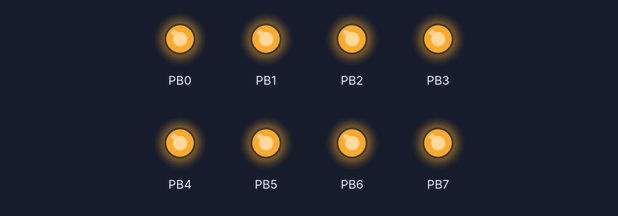
A program run on a simulated ATmega8535, built with avr-gcc and emulated at 4 MHz. Parts: output pins drawn as LEDs (lit = HIGH).

Above: at 0.1 s.
Timing chart, 0 to 1.6 s (numbered marks = the images above):
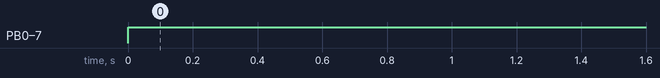

The program:

main.c
```c
// (licence header left out)
#include <avr/io.h>
#include <avr/interrupt.h>
#include <avr/wdt.h>
#include <avr/pgmspace.h>
#include <util/delay.h>

#include <string.h>
#include <stdbool.h>

#define C2_SoundOn() TCCR2 |= (1<<CS22)|(1<<CS20) /* enable timer */
#define C2_SoundOff() TCCR2 &= ~((1<<CS22)|(1<<CS20)) /* disable timer */
#define C2_SetFreq(f) OCR2 = (f)

#define C1_SoundOn() TCCR1B |= (1<<CS12) /* enable timer */
#define C1_SoundOff() TCCR1B &= ~(1<<CS12) /* disable timer */
#define C1_SetFreq(f) OCR1A = (f)

typedef enum {
	S, // silence
	N, // normal
	A, // arpeggio
	V, // vibrato
	T, // tremolo
} FX;

// A note is made of frequency, duration, and a boolean indicating if it is
// silence or a real note. Things that should be changed here :
//  * Have a note value instead of an hardcoded frequency,and have an octave
//  * Allow for effects (arpegio, vibrato for example)
typedef struct {
	unsigned char n; // note
	unsigned char d; // length
	FX f;			 // FX
	unsigned char p; // params
} C2_Note;

// Mapping of notes to OCR2 values for timer 2.
static const char Note2Reg[] = {
	0xEC,
	0xE0,
	0xD1,
	0xC4,
	0xB8,
	0xAF,
	0xA6,
	0x9F,
	0x97,
	0x8D,
	0x84,
	0x7E,

	0x76,
	0x6F,
	0x6A,
	0x64,
	0x5E,
	0x58,
	0x53,
	0x4F,
	0x4A,
	0x45,
	0x42,
	0x3F,

	0x3B, // C
	0x37, // C#
	0x34, // D
	0x32, // D#
	0x2F, // E
	0x2C, // F
	0x29, // F#
	0x27, // G
	0x25, // G#
	0x23, // A
	0x21, // A#
	0x1F, // B

	0x1D, // C
	0x1B, // C#
	0x1A, // D
	0x18, // D#
	0x17, // E
	0x16, // F
	0x14, // F#
	0x13, // G
	0x12, // G#
	0x11, // A
	0x10, // A#
	0xF  // B
	//0xE,  // C
	//0xD   // C#
};

#define C(n) 12*n
#define Cs(n) C(n)+1
#define D(n) C(n)+2
#define Ds(n) C(n)+3
#define E(n) C(n)+4
#define F(n) C(n)+5
#define Fs(n) C(n)+6
#define G(n) C(n)+7
#define Gs(n) C(n)+8
#define A(n) C(n)+9
#define As(n) C(n)+10
#define B(n) C(n)+11

// Song data. A list of notes. Looped.
/*
static const C2_Note song[] = {
	{ G(2),  10, N, 0x00 },
	{ 0,      1, S, 0x00 },
	{ G(2),  10, N, 0x00 },
	{ 0,      1, S, 0x00 },
	{ G(2),  10, N, 0x00 },
	{ 0,      1, S, 0x00 },
	{ Ds(2),  7, N, 0x00 },
	{ As(2),  4, N, 0x00 },
	{ G(2),  10, N, 0x00 },
	{ 0,      1, S, 0x00 },
	{ Ds(2),  7, N, 0x00 },
	{ As(2),  4, N, 0x00 },
	{ G(2),  10, N, 0x00 },
	{ 0,      7, S, 0x00 },

	{ D(3),  10, N, 0x00 },
	{ 0,      1, S, 0x00 },
	{ D(3),  10, N, 0x00 },
	{ 0,      1, S, 0x00 },
	{ D(3),  10, N, 0x00 },
	{ 0,      1, S, 0x00 },
	{ Ds(3),  7, N, 0x00 },
	{ As(2),  4, N, 0x00 },
	{ Fs(2), 10, N, 0x00 },
	{ 0,      1, S, 0x00 },
	{ Ds(2),  7, N, 0x00 },
	{ As(2),  4, N, 0x00 },
	{ G(2),  10, N, 0x00 },
	{ 0,      7, S, 0x00 },

	{ G(3),  10, N, 0x00 },
	{ 0,      1, S, 0x00 },
	{ G(3),  10, N, 0x00 },
	{ 0,      1, S, 0x00 },
	{ G(3),  10, N, 0x00 },
	{ 0,      1, S, 0x00 },
	{ G(3),   6, N, 0x00 },
	{ 0,      1, S, 0x00 },
	{ Fs(3),  2, N, 0x00 },
	{ F(3),   2, N, 0x00 },
	{ E(3),   3, N, 0x00 },
	{ Ds(3),  7, N, 0x00 },
	{ 0,      1, S, 0x00 },
	{ E(2),   4, N, 0x00 },
	{ Gs(2), 10, N, 0x00 },
	{ 0,      4, S, 0x00 },

	{ Cs(3),  4, N, 0x00 },
	{ C(3),   4, N, 0x00 },
	{ B(2),   4, N, 0x00 },
	{ As(2),  4, N, 0x00 },
	{ A(2),   4, N, 0x00 },


	{ 0,     40, S, 0x00 },
	{0,0,0} // Song end marker - zero-length note
};
*/

static const C2_Note song[] PROGMEM = {
	{ E(3),   8, N, 0x00 },
	{ B(2),   4, N, 0x00 },
	{ C(3),   4, N, 0x00 },
	{ D(3),   4, N, 0x00 },
	{ 0   ,   4, S, 0x00 },
	{ C(3),   4, N, 0x00 },
	{ B(2),   4, N, 0x00 },
	{ A(2),   4, N, 0x00 },
	{ 0   ,   4, S, 0x00 },
	{ A(2),   4, N, 0x00 },
	{ C(3),   4, N, 0x00 },
	{ E(3),   4, N, 0x00 },
	{ 0   ,   4, S, 0x00 },
	{ D(3),   4, N, 0x00 },
	{ C(3),   4, N, 0x00 },
	{ B(2),   4, N, 0x00 },
	{ 0   ,   8, S, 0x00 },
	{ C(3),   4, N, 0x00 },
	{ D(3),   8, N, 0x00 },
	{ E(3),   8, N, 0x00 },
	{ C(3),   8, N, 0x00 },
	{ A(2),   7, N, 0x00 },
	{ 0   ,   1, S, 0x00 },
	{ A(2),   8, N, 0x00 },
	{ 0   ,   8, S, 0x00 },

	{ D(3),  12, N, 0x00 },
	{ F(3),   4, N, 0x00 },
	{ A(3),   8, N, 0x00 },
	{ G(3),   4, N, 0x00 },
	{ F(3),   4, N, 0x00 },
	{ E(3),   8, N, 0x00 },
	{ 0   ,   4, S, 0x00 },
	{ C(3),   4, N, 0x00 },
	{ E(3),   8, N, 0x00 },
	{ D(3),   4, N, 0x00 },
	{ C(3),   4, N, 0x00 },
	{ B(2),   4, N, 0x00 },
	{ 0   ,   8, S, 0x00 },
	{ C(3),   4, N, 0x00 },
	{ D(3),   8, N, 0x00 },
	{ E(3),   8, N, 0x00 },
	{ C(3),   8, N, 0x00 },
	{ A(2),   7, N, 0x00 },
	{ 0   ,   1, S, 0x00 },
	{ A(2),   8, N, 0x00 },
	{ 0   ,   8, S, 0x00 },

/*
	{ E(3),   8, N, 0x00 },
	{ B(2),   4, N, 0x00 },
	{ C(3),   4, N, 0x00 },
	{ D(3),   4, N, 0x00 },
	{ 0   ,   4, S, 0x00 },
	{ C(3),   4, N, 0x00 },
	{ B(2),   4, N, 0x00 },
	{ A(2),   4, N, 0x00 },
	{ 0   ,   4, S, 0x00 },
	{ A(2),   4, N, 0x00 },
	{ C(3),   4, N, 0x00 },
	{ E(3),   4, N, 0x00 },
	{ 0   ,   4, S, 0x00 },
	{ D(3),   4, N, 0x00 },
	{ C(3),   4, N, 0x00 },
	{ B(2),   4, N, 0x00 },
	{ 0   ,   8, S, 0x00 },
	{ C(3),   4, N, 0x00 },
	{ D(3),   8, N, 0x00 },
	{ E(3),   8, N, 0x00 },
	{ C(3),   8, N, 0x00 },
	{ A(2),   7, N, 0x00 },
	{ 0   ,   1, S, 0x00 },
	{ A(2),   8, N, 0x00 },
	{ 0   ,   8, S, 0x00 },

	{ D(3),  12, N, 0x00 },
	{ F(3),   4, N, 0x00 },
	{ A(3),   8, N, 0x00 },
	{ G(3),   4, N, 0x00 },
	{ F(3),   4, N, 0x00 },
	{ E(3),   8, N, 0x00 },
	{ 0   ,   4, S, 0x00 },
	{ C(3),   4, N, 0x00 },
	{ E(3),   8, N, 0x00 },
	{ D(3),   4, N, 0x00 },
	{ C(3),   4, N, 0x00 },
	{ B(2),   4, N, 0x00 },
	{ 0   ,   8, S, 0x00 },
	{ C(3),   4, N, 0x00 },
	{ D(3),   8, N, 0x00 },
	{ E(3),   8, N, 0x00 },
	{ C(3),   8, N, 0x00 },
	{ A(2),   7, N, 0x00 },
	{ 0   ,   1, S, 0x00 },
	{ A(2),   8, N, 0x00 },
	{ 0   ,   8, S, 0x00 },
*/
	{ E(3),  16, N, 0x00 },
	{ C(3),  16, N, 0x00 },
	{ D(3),  16, N, 0x00 },
	{ B(2),  16, N, 0x00 },
	{ C(3),  16, N, 0x00 },
	{ A(2),  16, N, 0x00 },
	{ G(2),  16, N, 0x00 },
	{ Gs(2), 16, N, 0x00 },

	{ 0   ,   8, S, 0x00 },

	{ E(3),  16, N, 0x00 },
	{ C(3),  16, N, 0x00 },
	{ D(3),  16, N, 0x00 },
	{ B(2),  16, N, 0x00 },

	{ C(3),   8, N, 0x00 },
	{ D(3),   8, N, 0x00 },

	{0,0,S,0} // Song end marker - zero-length note
};

static const C2_Note song2[] PROGMEM = {
	{ C(2), 4, N, 0x00 },
	{ C(3), 4, N, 0x00 },
	{ C(2), 4, N, 0x00 },
	{ C(3), 4, N, 0x00 },
	{ C(2), 4, N, 0x00 },
	{ C(3), 4, N, 0x00 },
	{ C(2), 4, N, 0x00 },
	{ C(3), 4, N, 0x00 },

	{ G(2), 4, N, 0x00 },
	{ G(3), 4, N, 0x00 },
	{ G(2), 4, N, 0x00 },
	{ G(3), 4, N, 0x00 },
	{ G(2), 4, N, 0x00 },
	{ G(3), 4, N, 0x00 },
	{ G(2), 4, N, 0x00 },
	{ G(3), 4, N, 0x00 },

	{ E(2), 4, N, 0x00 },
	{ E(3), 4, N, 0x00 },
	{ E(2), 4, N, 0x00 },
	{ E(3), 4, N, 0x00 },
	{ B(1), 4, N, 0x00 },
	{ B(2), 4, N, 0x00 },
	{ B(1), 4, N, 0x00 },
	{ B(2), 4, N, 0x00 },

	{ C(2), 4, N, 0x00 },
	{ C(3), 4, N, 0x00 },
	{ C(2), 4, N, 0x00 },
	{ C(3), 4, N, 0x00 },
	{ C(2), 16, N, 0x00 },

	{0,0,S,0} // Song end marker - zero-length note
};

// This allows us to know where we are in the song.
volatile int tick;

// Timer 0 interrupt handler
ISR(TIMER0_OVF_vect)
{
	tick++;
}

void main() {
	// WATCHDOG
	wdt_enable(WDTO_2S);

	// TIMER 0 : timebase, 1 tick every 1ms
	TCCR0 =(1<<CS02) | (1<<CS00); // prescaler /1024
	TIMSK = 1 << TOIE0; // enable timer interrupt
	tick = 0;

	// TIMER 1 : Freq generator
	TCCR1A = (1<<COM1A0);
	TCCR1B = (1<<WGM12);

	OCR1A = 0x5E;

	// TIMER 2 : Frequency generator (on OC2)
	// CTC mode allows us to set the frequency through OCR2 register
	// Prescaler is set to 1024 in C2_SoundOn.
    TCCR2 = (1<<WGM21) // CTC
		|(1<<COM20); // toggle output on match
	ASSR = 0; // Disable async mode

	// Port B as output so we can use the timers
	DDRB = 255;

	// Enable interrupts
	sei();


	// TEST
	//OCR2 = 0xFF;
	//C2_SoundOn();

	int step = 0;
	int step2 = 0;
	long nexttime = 0;
	long nexttime2 = 0;
	long time = 0;
	char subtick = 0;
	char subtick2 = 0;
	C2_Note current = song[0];
	C2_Note current2 = song2[0];

	PORTB = 0xFF;

	// Main loop
	while(1) {
		wdt_reset();

		// PLAYER CODE
		if (tick) {
			tick--;


			// CHANNEL 1 ---------------------------------
			if (nexttime <= time) {
		   		current = song2[step];
				step++;
				subtick = 0;
				// Go to next step
				nexttime = time + current.d;
				if(current.f != 0) C1_SoundOn();
				else C1_SoundOff();

				// Test if song is finished, if so loop over
				if (current.p == S && current.d == 0) {
					step = 0;
					time = 0;
					nexttime = 1;
				}
			}

			subtick++;
			switch (current.f) {
				default: case N: C1_SetFreq(Note2Reg[current.n]); break;
				case A:
					switch(subtick) {
						case 0: C1_SetFreq(Note2Reg[current.n + ((current.p&0xF0)>>8)]); break;
						case 1: C1_SetFreq(Note2Reg[current.n]); break;
						case 2: C1_SetFreq(Note2Reg[current.n + (current.p&0xF)]); subtick = 0; break;
					}
					break;
				case V: C1_SetFreq(Note2Reg[current.n]-current.p/2+subtick%current.p); break;
				case T: if(subtick%current.p == 0) { C1_SoundOn(); C1_SetFreq(Note2Reg[current.n]); } else C1_SoundOff(); break;
			}


			// CHANNEL 2 -------------------------------
			if (nexttime2 <= time) {
		   		current2 = song[step2];
				step2++;
				subtick2 = 0;
				// Go to next step
				nexttime2 = time + current2.d;
				if(current2.f != 0) C2_SoundOn();
				else C2_SoundOff();

				// Test if song is finished, if so loop over
				if (current2.p == S && current2.d == 0) {
					step2 = 0;
					time = 0;
					nexttime2 = 1;
				}
			}

			subtick2++;
			switch (current2.f) {
				default: case N: C2_SetFreq(Note2Reg[current2.n]); break;
				case A:
					switch(subtick2) {
						case 0: C2_SetFreq(Note2Reg[current2.n + ((current2.p&0xF0)>>8)]); break;
						case 1: C2_SetFreq(Note2Reg[current2.n]); break;
						case 2: C2_SetFreq(Note2Reg[current2.n + (current2.p&0xF)]); subtick2 = 0; break;
					}
					break;
				case V: C2_SetFreq(Note2Reg[current2.n]-current2.p/2+subtick2%current2.p); break;
				case T: if(subtick2%current2.p == 0) { C2_SoundOn(); C2_SetFreq(Note2Reg[current2.n]); } else C2_SoundOff(); break;
			}


			time++;
		}
	}
}
```

Measured:
- by itself, PB0–7: LOW → HIGH at 0.00 s
